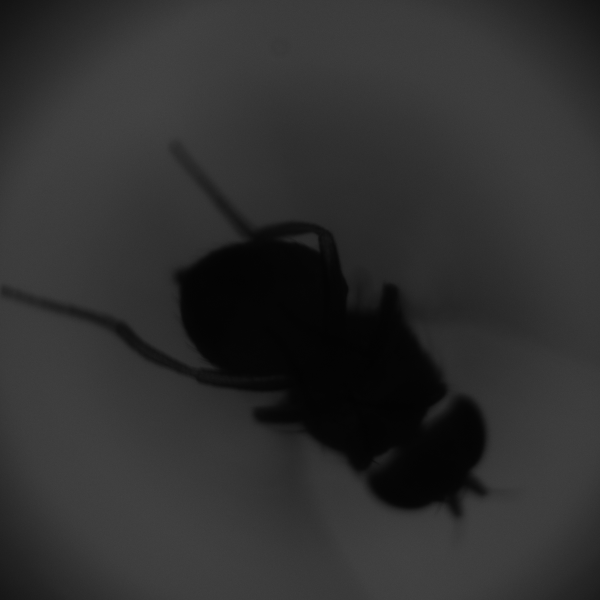
#> input picture fly_flip_fix/imgs/20240408151332_5837.png, 1200 x 1200 px (shown at 1/2 size); its folder holds 8 pictures in this run; the run also reads 1 picture not shown here
$ jupyter execute --allow-errors flyflip_dev.ipynb
#> lines starting #> are read from the running program, lines starting #| are printed output that depends on the picture; after the words box and inside, x2 and y2 are one past the last pixel; in counts of white or black regions, pixels touching at a corner belong together
### lib/plotting/flyviz.py
import sys
import os
import os.path
import cv2
import numpy as np
import matplotlib.pyplot as plt
## the find fly angle was initially developed by the Dickson Lab at Caltech but is undergoing refinement by the Warren Lab
from find_fly_angle.find_fly_anglev2 import *
# [25 lines left out: functions get_objectmask, get_fill_flymask, not called in this run]

def get_contour_centroid(img):
    """
    This function takes an input of an image and returns the contour, centroid and centerline

    """
    img_dict = {
        'img':None,
        'centroid': None,
        'body_axis_pt_0':None,
        'body_axis_pt_1':None
    }
    # read in the image file of the fly as Grayscale
    img_fly = cv2.imread(img,cv2.IMREAD_GRAYSCALE)
    # Get basic image data
    height, width = img_fly.shape
    print("height",height)
    image_cvsize = width, height
    mid_x, mid_y = 0.5*width, 0.5*height
    # perform otsu thresholding
    ### set fly_mask to be img_otsu if wanting to add in a morphological operation
    rval, fly_mask= cv2.threshold(img_fly,25,np.iinfo(img_fly.dtype).max,cv2.THRESH_BINARY_INV)

    # (Optional) -> Morphology: erosion
    strel = np.ones((5,5),np.uint8)

    # maskFly = cv2.dilate(img_otsu, strel)
    # perform an erosing
    ## MORPHOLOCICAL OPERATION IN ORDER TO INCORPORATE SMOOTHING!
    # fly_mask = cv2.morphologyEx( cv2.morphologyEx(img_otsu, cv2.MORPH_CLOSE, strel), cv2.MORPH_OPEN, strel)


    # get the contours
    contours,hierarchy = cv2.findContours(fly_mask,cv2.RETR_EXTERNAL,cv2.CHAIN_APPROX_NONE)
    # utilize find_fly_angle function to get max area and contour
    max_contour, max_area = get_max_area_contour(contours)
    # determine the centroid using find_fly_angle function
    Cx, Cy = get_centroid(cv2.moments(max_contour))# centroid x,y coordinates
    ## centroid
    centroid = (int(Cx), int(Cy))
    # determine the angle and body vectory using finde_fly_angle function
    angle, body_vect = get_angle_and_body_vector(cv2.moments(max_contour))
    # Get bounding box and find diagonal - used for drawing body axis
    bbox = cv2.boundingRect(max_contour)
    bbox_diag = np.sqrt(bbox[2]**2 + bbox[3]**2)
    # Create points for drawing axis fly in contours image
    axis_length = 0.75*bbox_diag
    body_axis_pt_0 = int(Cx+ axis_length*body_vect[0]), int(Cy+ axis_length*body_vect[1])
    body_axis_pt_1 = int(Cx- axis_length*body_vect[0]), int(Cy - axis_length*body_vect[1])
    print(body_axis_pt_0)
    return fly_mask, max_contour,centroid, body_axis_pt_0,body_axis_pt_1

# [651 lines left out: functions contour_hom_matrix, contour_rot_matrix, contour_rot_matrix_shift, contour_hrz_matrix, get_contour_rotated, get_contour_centroid_adj, not called in this run]


    # # Compute cirlce mask
    # mask_radius = int(.95*height/2.0)
    # print('mask radius',mask_radius)
    # vals_x = np.arange(0.0,width)
    # vals_y = np.arange(0.0,height)
    # grid_x, grid_y = np.meshgrid(vals_x, vals_y)    ## plot the centroid
    # # plt.plot(centroid[0],centroid[1],marker = '.',color = 'r' ,markersize= 10)

    # ## plot arrow of direction
    # endpoint_x = centroid[0] + axis_length*body_vect[0]
    # endpoint_y = centroid[1] - axis_length*body_vect[1]
    # # plmalet.arrow(body_axis_pt_0[0],body_axis_pt_0[1],body_axis_pt_1[0],body_axis_pt_1[1],
    # #             width=1,  # Width of the arrow
    # #             head_width=30,  # Width of the arrow head
    # #             head_length=35,  # Length of the arrow head
    # #             fc='blue',  # Fill color of the arrow
    # #             ec='blue',  # Edge color of the arrow
    # #             linestyle='-',  # Style of the arrow
    # #             length_includes_head=True

    # #             )
    # # cv2.line(img_fly, body_axis_pt_0, body_axis_pt_1, (0,0,255), 2)

    # # ##  plot the image
    # # plt.imshow(img_fly,cmap ='gray')

    # circ_mask = (grid_x - width/2.0 + 0.5)**2 + (grid_y - height/2.0 + 0.5)**2 < (mask_radius)**2


    # # Get matrices for shifting (centering) and rotating the image
    # shift_mat = np.matrix([[1.0, 0.0, (mid_x - Cx)], [0.0, 1.0, (mid_y - Cy)]])
    # rot_mat = cv2.getRotationMatrix2D((mid_x, mid_y),np.rad2deg(angle),1.0)

    # # Shift and rotate the original image
    # shifted_image = cv2.warpAffine(img_fly, shift_mat, image_cvsize)
    # rotated_image = cv2.warpAffine(shifted_image,rot_mat,image_cvsize)

    # # Shift and rotate threshold image.
    # shifted_threshold_image = cv2.warpAffine(fly_mask, shift_mat, image_cvsize)
    # rotated_threshold_image = cv2.warpAffine(shifted_threshold_image,rot_mat,image_cvsize)
    # rotated_threshold_image = rotated_threshold_image*circ_mask
    # rval, rotated_threshold_image  = cv2.threshold(rotated_threshold_image,0,256,cv2.THRESH_OTSU +cv2.THRESH_BINARY_INV)
    # # Get orientation discriminant and flip image if needed
    # orient_ok, orient_discrim= is_orientation_ok(rotated_threshold_image,2)
    # if not orient_ok:
    #     rot_180_mat = cv2.getRotationMatrix2D((mid_x, mid_y),-180.0,1.0)
    #     rotated_image = cv2.warpAffine(rotated_image,rot_180_mat,image_cvsize)
    #     rotated_threhold_image = cv2.warpAffine(rotated_threshold_image,rot_180_mat,image_cvsize)
    #     angle += np.deg2rad(-180.0)

    # # angle = normalize_angle_range(angle)
    # # print("angle final", angle)        fly_mask = cv2.morphologyEx( cv2.morphologyEx(img_otsu, cv2.MORPH_CLOSE, strel), cv2.MORPH_OPEN, strel)

    # # The images will be kept in grayscale
    # # Correct contours
    # max_cont_fix = max_contour.reshape(-1,2)
    # ## plot the contour
    # # plt.plot(max_cont_fix[:,0],max_cont_fix[:,1],color = 'r', linewidth = 2)

    # # Here we will save the information to the corresponding dictionary key
    # fly_gender = type_list[idx]
    # img_dict[fly_gender]['img'] = img_fly
    # img_dict[fly_gender]['centroid'] = centroid
    # img_dict[fly_gender]['body_axis_pt_0']= body_axis_pt_0
    # img_dict[fly_gender]['body_axis_pt_1']= body_axis_pt_1
    # img_dict[fly_gender]['max contour']= max_cont_fix


# if display == True:
#     # print(max_cont_fix)
#     plt.figure(figsize=(24,24))
#     ## will create 4 image panels
#     ### 1 the original male image
#     plt.subplot(2,2,1)
#     plt.title(f"Original {fly1} Image", fontsize = 20)
#     plt.axis('off')
#     plt.imshow(img_dict['male']['img'],cmap = 'gray')
#     # ### 2 optional show the image mask
#     # plt.subplot(2,2,2)
#     # plt.tiangletle("Fly Mask", fontsize = 10)
#     # masked_filled_fly = get_fill_flymask(fly_mask, max_contour)
#     # plt.imshow(masked_filled_fly,cmap ='gray')
#     ### 3 original male image with the contour and line    ## plot the centroid
#     plt.subplot(2,2,2)
#     plt.title(f"{fly1} Fly Contour and Orientation", fontsize = 20)

#     plt.plot(img_dict['male']['centroid'][0],img_dict['male']['centroid'][1],marker = '.',color = 'r' ,markersize= 10)
#     ## plot the contour
#     plt.plot(img_dict['male']['max contour'][:,0],img_dict['male']['max contour'][:,1],color = 'r', linewidth = 2)
#     # cv2.line(img_fly, body_axis_pt_0, body_axis_pt_1, (0,0,255), 2)
#     print(img_dict['male']['body_axis_pt_0'])
#     plt.plot((img_dict['male']['body_axis_pt_0'][0],img_dict['male']['body_axis_pt_1'][0]),(img_dict['male']['body_axis_pt_0'][1],img_dict['male']['body_axis_pt_1'][1]), color = 'r', linewidth =2)
#     # cv2.circle(img_fly, (int(centroid[0] + np.cos(angle)*mask_radius),int(centroid[1] + np.sin(angle)*mask_radius)), 10, (0,255,255), -1)
#     plt.axis('off')
#     plt.imshow(img_dict['male']['img'],cmap = 'gray')

#     ### 3 the original female image
#     plt.subplot(2,2,3)
#     plt.title(f"Original {fly2} Image", fontsize = 20)
#     plt.axis('off')
#     plt.imshow(img_dict['female']['img'],cmap = 'gray')
#     # ### 2 optional show the image mask
#     # plt.subplot(2,2,2)
#     # plt.tiangletle("Fly Mask", fontsize = 10)
#     # masked_filled_fly = get_fill_flymask(fly_mask, max_contour)
#     # plt.imshow(masked_filled_fly,cmap ='gray')
#     ### 4 original female image with the contour and line    ## plot the centroid
#     plt.subplot(2,2,4)
#     plt.title(f"{fly2} Fly Contour and Orientation", fontsize = 20)
#     ## plot the contour
#     plt.plot(img_dict['female']['max contour'][:,0],img_dict['female']['max contour'][:,1],color = 'r', linewidth = 2)
#     ## plot the centerline
#     plt.plot((img_dict['female']['body_axis_pt_0'][0],img_dict['female']['body_axis_pt_1'][0]),(img_dict['female']['body_axis_pt_0'][1],img_dict['female']['body_axis_pt_1'][1]), color = 'r', linewidth =2)
#     ## get rid of the axis
#     plt.axis('off')
#     ##  plot the image
#     plt.imshow(img_fly,cmap ='gray')
#     plt.savefig('figs/2by2_orig_thr.svg',facecolor = 'white')

## single image
def single_image_save(file_name,display=False):
    """
    single image save function that takes known file name.
    the user can additionally allow for the images to be displayed within the notebook

    Some of the code within this function is taken from the find_fly_angle module
    """
#> called with file_name = 'imgs/20240408151332_5837.png', display = True
    # read in the image file of the fly as Grayscale
    img_fly = cv2.imread(file_name,cv2.IMREAD_GRAYSCALE)
#> img_fly is the input picture: shape (1200, 1200); min 2, max 70, mean 47.2
    # Get basic image data
    height, width = img_fly.shape
    print("height",height)
#| height 1200
    image_cvsize = width, height
    mid_x, mid_y = 0.5*width, 0.5*height
    # perform otsu thresholding
    otsu_th, img_otsu = cv2.threshold(img_fly,0,256,cv2.THRESH_OTSU +cv2.THRESH_BINARY_INV)
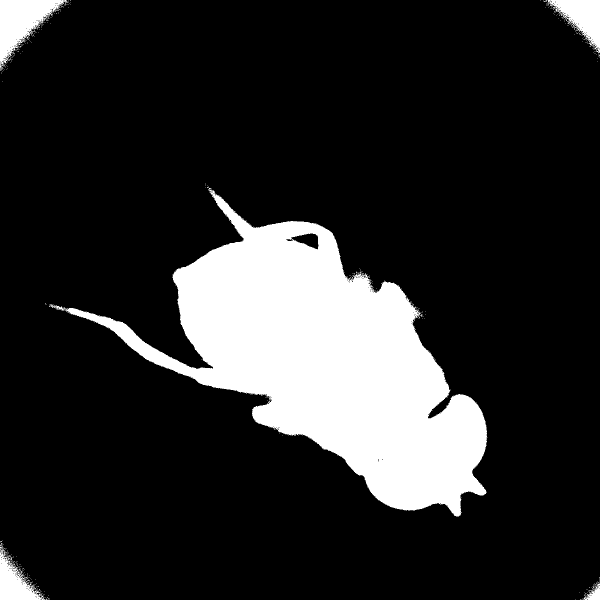
#> img_otsu: shape (1200, 1200) (shown at 1/2 size); 16.1% white; 348 white regions (343 under 20 px), largest, box (x1, y1, x2, y2) and area: (99, 374, 975, 1033) 212708, (0, 0, 135, 142) 8357, (1095, 0, 1200, 106) 5383, (0, 1089, 90, 1200) 4345, (1165, 1163, 1200, 1200) 566
#> otsu_th = 32

    # (Optional) -> Morphology: erosion
    strel = np.ones((5,5),np.uint8)

    # maskFly = cv2.dilate(img_otsu, strel)
    # perform an erosing
    fly_mask = cv2.morphologyEx( cv2.morphologyEx(img_otsu, cv2.MORPH_CLOSE, strel), cv2.MORPH_OPEN, strel)
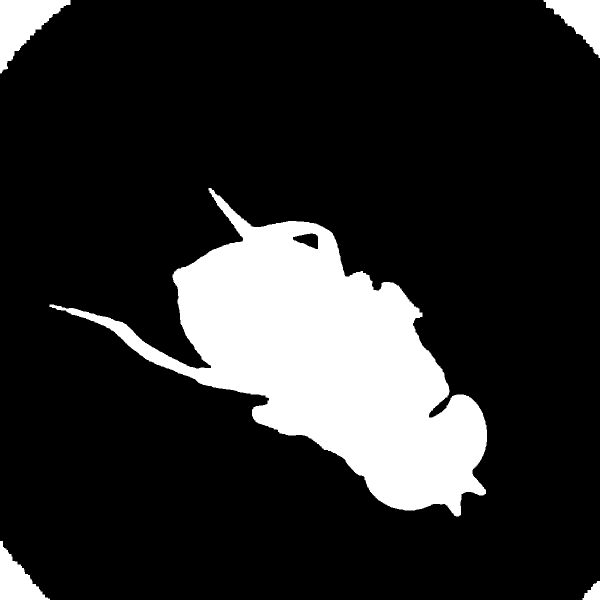
#> fly_mask: shape (1200, 1200) (shown at 1/2 size); 16.4% white; 5 white regions


    # get the contours
    contours,hierarchy = cv2.findContours(fly_mask,cv2.RETR_EXTERNAL,cv2.CHAIN_APPROX_NONE)
#> contours = 5 contours; box (x1, y1, x2, y2) and area: (99, 376, 974, 1033) 213535, (0, 0, 141, 147) 9470, (1087, 0, 1200, 116) 6208, (0, 1082, 100, 1200) 5472, (1165, 1162, 1200, 1200) 777
#> (the rest of the program and of its run is left out)
